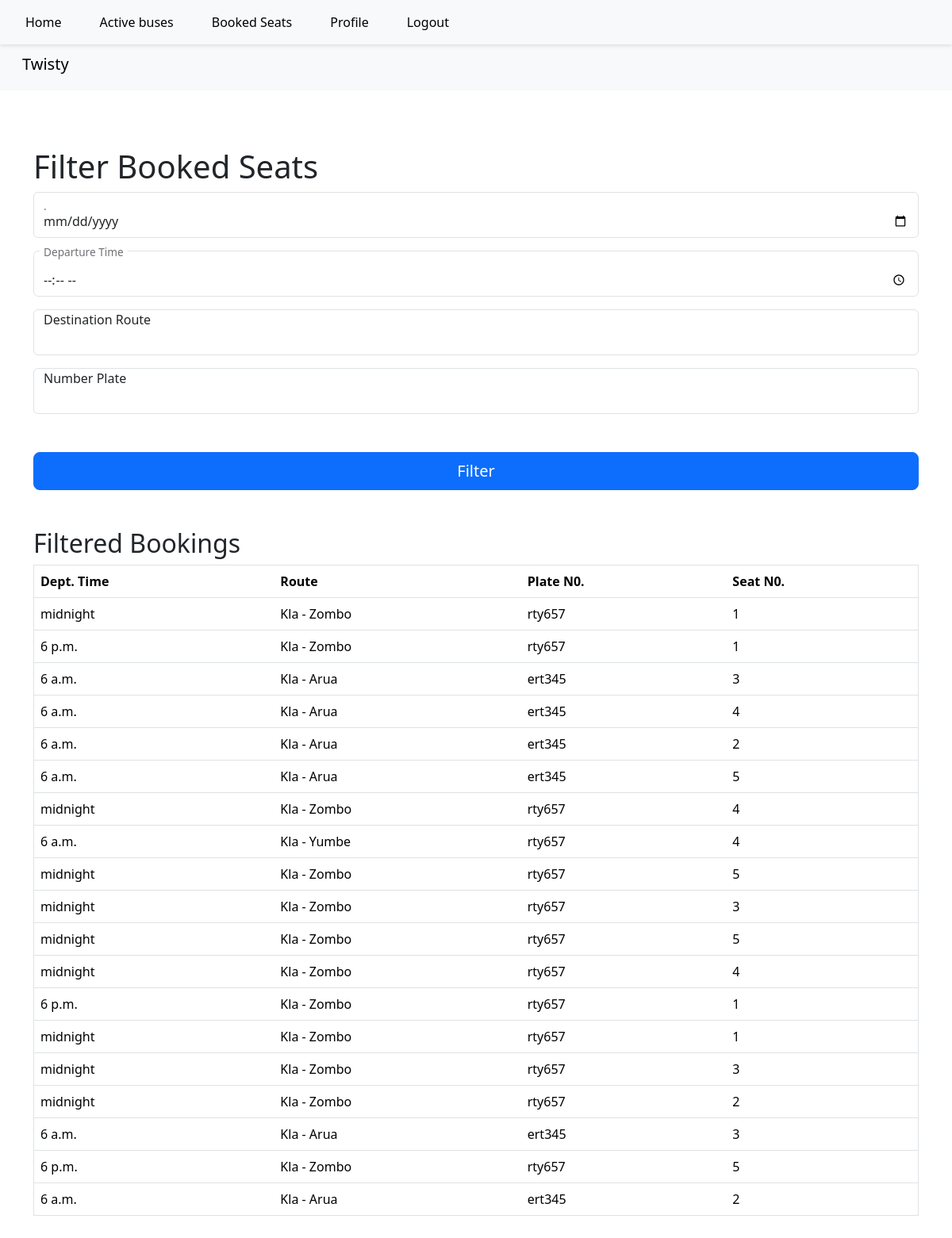
/busesfiltered_bookings/ (signed in), run on the app's committed database.
### booking/models.py (models this page shows, shortened)
class Booking(models.Model):
    receipt = models.CharField(max_length=50, unique=True, default=uuid.uuid4)
    date = models.DateField(default=timezone.now)
    departure_time = models.TimeField()
    destination = models.CharField(max_length=100)
    seat_number = models.ForeignKey(Seat, on_delete=models.CASCADE)
    passenger = models.CharField(max_length=100)
    price = models.DecimalField(max_digits=10, decimal_places=2)
    amount = models.DecimalField(max_digits=10, decimal_places=2)
    paid = models.BooleanField(default=False)
    number_plate = models.CharField(max_length=15)

class Seat(models.Model):
    seat_number = models.CharField(max_length=5, unique=True)
    def __str__(self):
        return self.seat_number

### booking/views.py (the view)
# urls.py: path('filtered_bookings/', views.filtered_bookings, name='filtered_bookings'),
@login_required
def filtered_bookings(request):
    form = BookingFilterForm(request.GET or None)
    bookings = Booking.objects.all()
    if form.is_valid():
        bookings = form.filter_queryset(bookings)
    return render(request, 'booking/filtered_bookings.html', {'form': form, 'bookings': bookings})

### booking/forms.py (shortened to what this page needs)
class BookingFilterForm(forms.Form):
    date = forms.DateField(required=False, widget=forms.TextInput(attrs={'type': 'date'}))
    departure_time = forms.TimeField(required=False, widget=forms.TextInput(attrs={'type': 'time'}))
    destination = forms.CharField(required=False)
    number_plate = forms.CharField(required=False)

### booking/templates/booking/filtered_bookings.html (shortened to what this page needs)
{% extends 'base.html' %}
{% block content %}
{% load widget_tweaks %}
<div class="mb-5">
    <h1>Filter Booked Seats</h1>
    <form method="get">
        <div>
            <div class="form-floating">
                {{ form.date|attr:"placeholder:Choose Date " | attr:"class:form-control id:dateInput" }}
              <label for="dateInput">.</label>
            </div>
            <div class="form-floating pt-3">
                {{ form.departure_time|attr:"placeholder:Departure Time" | attr:"class:form-control id:time" }}
              <label for="time">Departure Time</label>
            </div>
            <div class="form-floating pt-3">
                {{ form.destination|attr:"placeholder:Destination Route" | attr:"class:form-control id:textInput" }}
              <label for="textInput">Destination Route</label>
            </div>
            <div class="form-floating pt-3">
                {{ form.number_plate|attr:"placeholder:Number Plate" | attr:"class:form-control id:textInput" }}
              <label for="textInput">Number Plate</label>
            </div>
        </div>
        <div class="pt-5 mb-5">
          <button class="w-100 btn btn-lg btn-primary" type="submit">
          Filter
          </button>
        </div>
    </form>
    {% if bookings %}
        <h2>Filtered Bookings</h2>
        <div class="table-responsive">
        <table class="table" border="1">
            <thead>
                <tr>
                    <th>Dept. Time</th>
                    <th>Route</th>
                    <th>Plate N0.</th>
                    <th>Seat N0.</th>
                </tr>
            </thead>
            <tbody>
                {% for booking in bookings %}
                <tr>
                    <td>{{ booking.departure_time }}</td>
                    <td>{{ booking.destination }}</td>
                    <td>{{ booking.number_plate }}</td>
                    <td>{{ booking.seat_number }}</td>
                </tr>
                {% empty %}
                <tr>
                    <td colspan="6">No bookings found.</td>
                </tr>
                {% endfor %}
            </tbody>
        </table>
        </div>
    {% else %}
        <p>No bookings to display.</p>
    {% endif %}
</div>
{% endblock %}

### templates/base.html (shortened to what this page needs)
{% load static %}
<!DOCTYPE html>
<html lang="en">
<head>
  <link rel="stylesheet" href="{% static 'bootstrap/css/bootstrap.min.css' %}">
</head>
<body>
  {% if user.is_authenticated %}
  <nav class="top-navbar">
    <ul class="nav">
      <li class="nav-item">
        <a class="nav-link active" href="{% url 'home' %}">Home</a>
      </li>
      <li class="nav-item">
        <a class="nav-link" href="{% url 'bus_list' %}">Active buses</a>
      </li>
      <li class="nav-item">
        <a class="nav-link" href="{% url 'filtered_bookings' %}">Booked Seats</a>
      </li>
      <li class="nav-item">
        <a class="nav-link" href="{% url 'edit_profile' %}">Profile</a>
      </li>
      <li class="nav-item">
        <a class="nav-link" href="{% url 'logout' %}">Logout</a>
      </li>
    </ul>
  </nav>
  {% endif %}
  <div class="content">
    <nav class="navbar navbar-expand-lg navbar-light bg-light">
      <div class="container-fluid">
        <h1 class="navbar-brand ms-3">Twisty</h1>
      </div>
    </nav>
    <div class="container mt-3">
      <div class="row">
        <div class="col-12">
          	<div class="content">
              {% block content %}
              {% endblock %}
            </div>
        </div>
      </div>
    </div>
  </div>
</body>
</html>

### templates/base.html (style rules this page uses)
.content { margin-left: 0; transition: margin-left 0.3s ease; }
@media (min-width: 992px) { .top-navbar { position: fixed; top: 0; left: 0; width: 100%; background-color: #f8f9fa; z-index: 1050; box-shadow: 0 2px 4px rgba(0, 0, 0, 0.1); } }
@media (min-width: 992px) { .top-navbar ul { display: flex; justify-content: flex-start; margin: 0; padding: 0.5rem 1rem; list-style: none; } }
@media (min-width: 992px) { .top-navbar ul li { margin-right: 1rem; } }
@media (min-width: 992px) { .top-navbar ul li a { text-decoration: none; color: #000; } }
@media (min-width: 992px) { .content { margin-top: 56px; } }

### data on the page
Booking: departure_time "midnight", destination "Kla - Zombo", number_plate "rty657", seat_number "1"
Booking: departure_time "6 p.m.", destination "Kla - Zombo", number_plate "rty657", seat_number "1"
Booking: departure_time "6 a.m.", destination "Kla - Arua", number_plate "ert345", seat_number "3"
Booking: departure_time "6 a.m.", destination "Kla - Arua", number_plate "ert345", seat_number "4"
Booking: departure_time "6 a.m.", destination "Kla - Arua", number_plate "ert345", seat_number "2"
Booking: departure_time "6 a.m.", destination "Kla - Arua", number_plate "ert345", seat_number "5"
Booking: departure_time "midnight", destination "Kla - Zombo", number_plate "rty657", seat_number "4"
Booking: departure_time "6 a.m.", destination "Kla - Yumbe", number_plate "rty657", seat_number "4"
Booking: departure_time "midnight", destination "Kla - Zombo", number_plate "rty657", seat_number "5"
Booking: departure_time "midnight", destination "Kla - Zombo", number_plate "rty657", seat_number "3"
Booking: departure_time "midnight", destination "Kla - Zombo", number_plate "rty657", seat_number "5"
Booking: departure_time "midnight", destination "Kla - Zombo", number_plate "rty657", seat_number "4"
Booking: departure_time "6 p.m.", destination "Kla - Zombo", number_plate "rty657", seat_number "1"
Booking: departure_time "midnight", destination "Kla - Zombo", number_plate "rty657", seat_number "1"
Booking: departure_time "midnight", destination "Kla - Zombo", number_plate "rty657", seat_number "3"
Booking: departure_time "midnight", destination "Kla - Zombo", number_plate "rty657", seat_number "2"
Booking: departure_time "6 a.m.", destination "Kla - Arua", number_plate "ert345", seat_number "3"
Booking: departure_time "6 p.m.", destination "Kla - Zombo", number_plate "rty657", seat_number "5"
Booking: departure_time "6 a.m.", destination "Kla - Arua", number_plate "ert345", seat_number "2"
